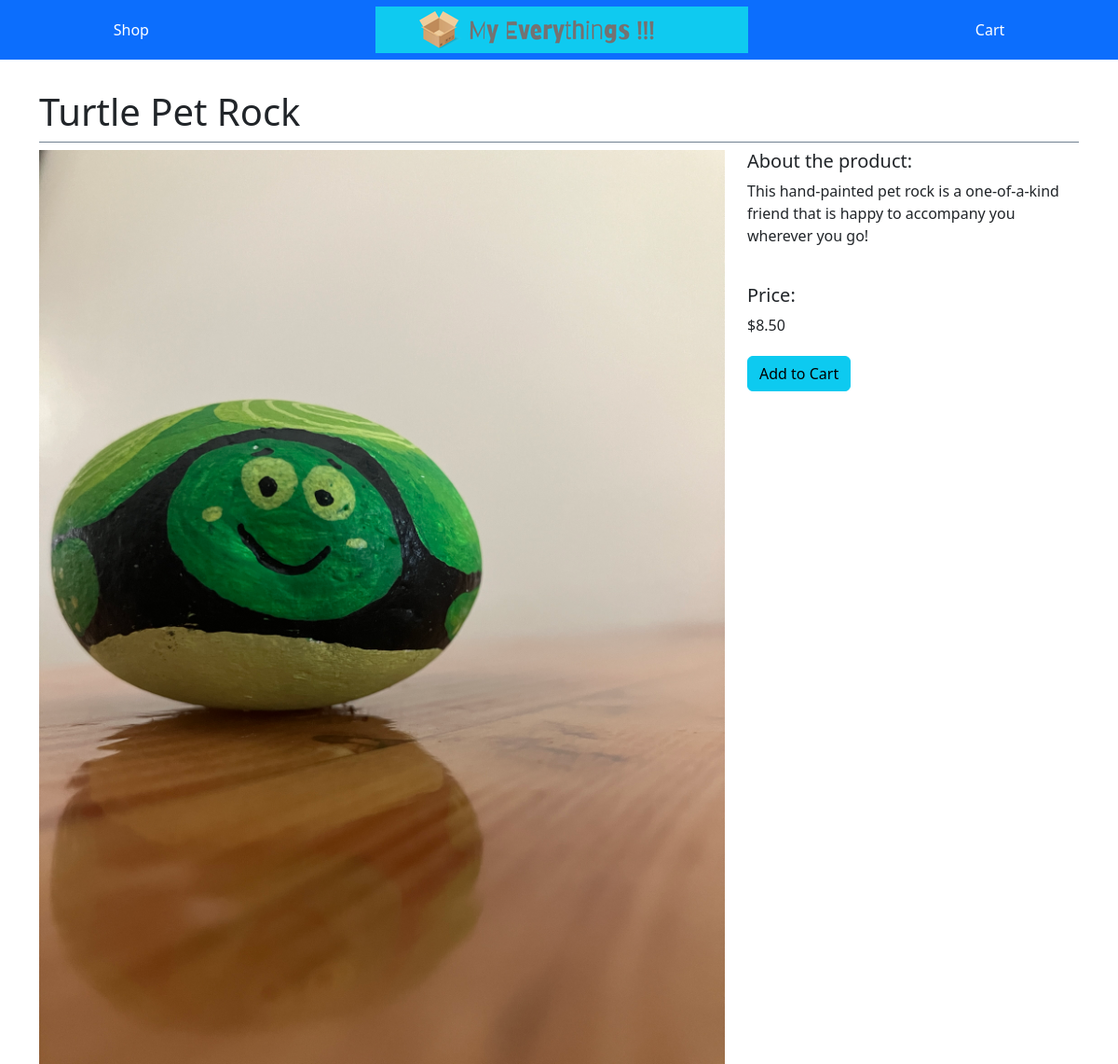
Page /items/4/ on the committed database.
### items/models.py (models this page shows)
class Item(models.Model):
    title = models.CharField(max_length=100)
    description = models.TextField()
    price = models.DecimalField(max_digits=6, decimal_places=2)
    image = models.FileField(upload_to="item_images/", blank=True)

### items/views.py (the view)
# urls.py: path("<int:pk>/", views.item_detail, name="item_detail"),
def item_detail(request, pk):
    item = Item.objects.get(pk=pk)
    context = {
        "item": item
    }
    return render(request, "items/item_detail.html", context)

### items/templates/items/item_detail.html
{% extends "base.html" %}
{% block page_content %}
<h1>{{ item.title }}</h1>
<div class="row">
    <div class="col-md-8">
        {% if item.image %}
            <img src="{{ item.image.url }}" width="100%" alt="product image">
        {% endif %}
    </div>
    <div class="col-md-4">
        <h5>About the product:</h5>
        <p>{{ item.description }}</p>
        <br>
        <h5>Price:</h5>
        <p>${{ item.price }}</p>
        <a href="{% url 'add_to_cart' item.pk %}"
            class="btn btn-info add-cart">
                Add to Cart
        </a>
    </div>
</div>
{% endblock page_content %}

### static/css/base.css (style rules this page uses)
h1 { padding: 2rem 0 0.5rem; border-bottom: 1px solid slategray }
.add-cart { margin: 5px 0; }

### rows in the picture
Item: title "Turtle Pet Rock", image (picture), description "This hand-painted pet rock is a one-of-a-kind friend that is happy to accompany you wherever you go!", price "8.50"
